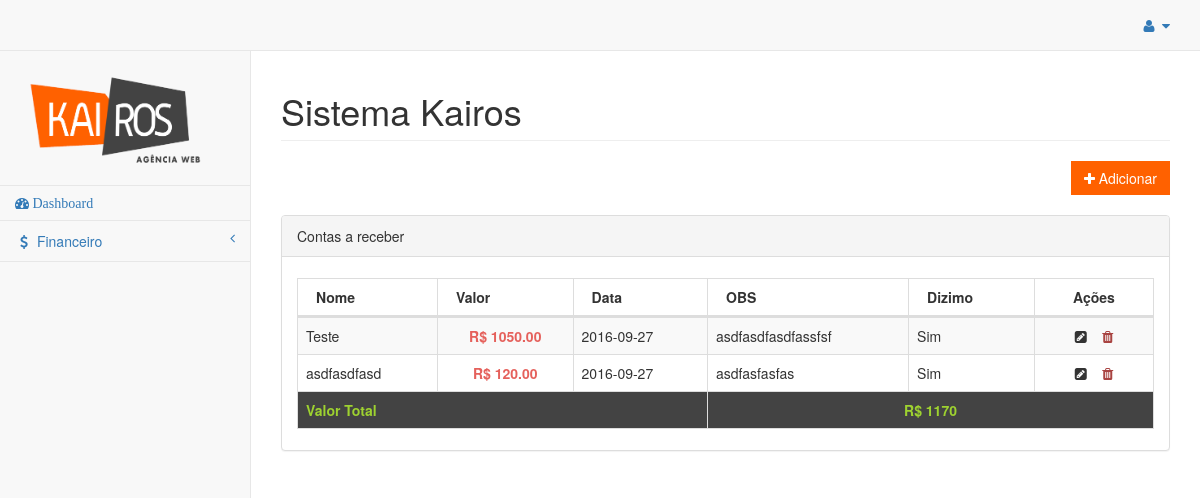
The page /index.php/financeiro/contas_receber_controller on the database as committed earlier.
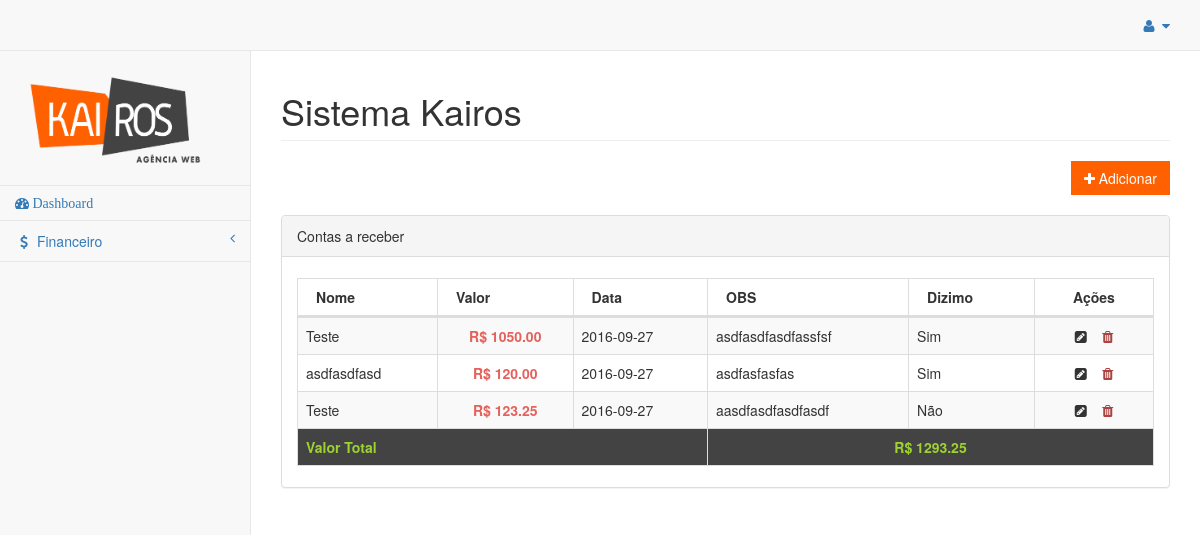
The same page on the database as committed later.
### tables this page shows
CREATE TABLE `contas_receber` (
  `id_conta_receber` int(11) NOT NULL,
  `nome` varchar(255) DEFAULT NULL,
  `valor` decimal(10,2) DEFAULT NULL,
  `data` date DEFAULT NULL,
  `obs` text,
  `dizimo` varchar(3) DEFAULT NULL
);

### application/core/MY_Loader.php (called while the page is built, shortened)
<?php
class MY_Loader extends CI_Loader {
    public function templete($nome, $dados = null) {
        $this->view($nome, $dados);
    }
}

### application/controllers/financeiro/Contas_receber_controller.php (called while the page is built, shortened)
<?php
class Contas_receber_controller extends CI_Controller {
    public function __construct() {
        $this->load->helper('form');
        $this->load->model('financeiro/contas_receber_model', 'receber_model');
    }
    public function index() {
        $dados = $this->receber_model->select();
        $this->load->templete('painel/financeiro/contas/receber/index', compact('dados'));
    }
}

### index.php (called while the page is built, shortened)
<?php
require_once BASEPATH.'core/CodeIgniter.php';

### application/models/financeiro/Contas_receber_model.php (called while the page is built, shortened)
<?php
class Contas_receber_model extends CI_Model {
    public function select() {
        $this->db->order_by('data', 'ASC');
        return $this->db->get('contas_receber')->result_array();
    }
}

### application/views/painel/financeiro/contas/receber/index.php (the view, shortened to what this page needs)
<div class="row">
    <div class="col-lg-12">
        <h1 class="page-header">Sistema Kairos</h1>
    </div>
</div>
<div class="row">
    <div class="col-lg-12 text-right">
        <?php echo anchor('adicionar_conta_receber', '<i class="fa fa-plus" aria-hidden="true"></i> Adicionar', array('class' => 'btn btn-primary')); ?>
    </div>
</div>
<br>
<div class="row">
    <div class="col-lg-12">
        <div class="panel panel-default">
            <div class="panel-heading">
                Contas a receber
            </div>
            <div class="panel-body">
                <table width="100%" class="table table-striped table-bordered table-hover" id="">
                    <thead>
                        <tr>
                            <th>Nome</th>
                            <th>Valor</th>
                            <th>Data</th>
                            <th>OBS</th>
                            <th>Dizimo</th>
                            <th class="text-center">Ações</th>
                        </tr>
                    </thead>
                    <tbody>
                        <?php
                        $valorTotal = 0;
                        foreach ($dados as $value) :
                            $valorTotal += (float) $value['valor'];
                            ?>
                            <tr class="odd gradeX">
                                <td><?= $value['nome']; ?></td>
                                <td class="valor text-center">R$ <?= $value['valor']; ?></td>
                                <td><?= $value['data']; ?></td>
                                <td><?= $value['obs']; ?></td>
                                <td><?= $value['dizimo']; ?></td>
                                <td class="text-center">
                                    <i class="fa fa-pencil-square" aria-hidden="true"></i>
                                    <?= anchor("deletar_conta_receber/{$value['id_conta_receber']}", '<i class="fa fa-trash" aria-hidden="true"></i>', ['class' => 'text-danger']);?>
                                </td>
                            </tr>
                        <?php endforeach; ?>
                        <tr class="valor-total">
                            <td colspan="3">Valor Total</td>
                            <td colspan="3" class="text-center">R$ <?= $valorTotal; ?></td>
                        </tr>
                    </tbody>
                </table>
            </div>
        </div>
    </div>
</div>

Rows that differ between the two databases and show on the page:
added contas_receber: nome "Teste", valor "123.25", data "2016-09-27", obs "aasdfasdfasdfasdf", dizimo "Não"
Other text that changed with them:
$valorTotal: "1170" → "1293.25"
